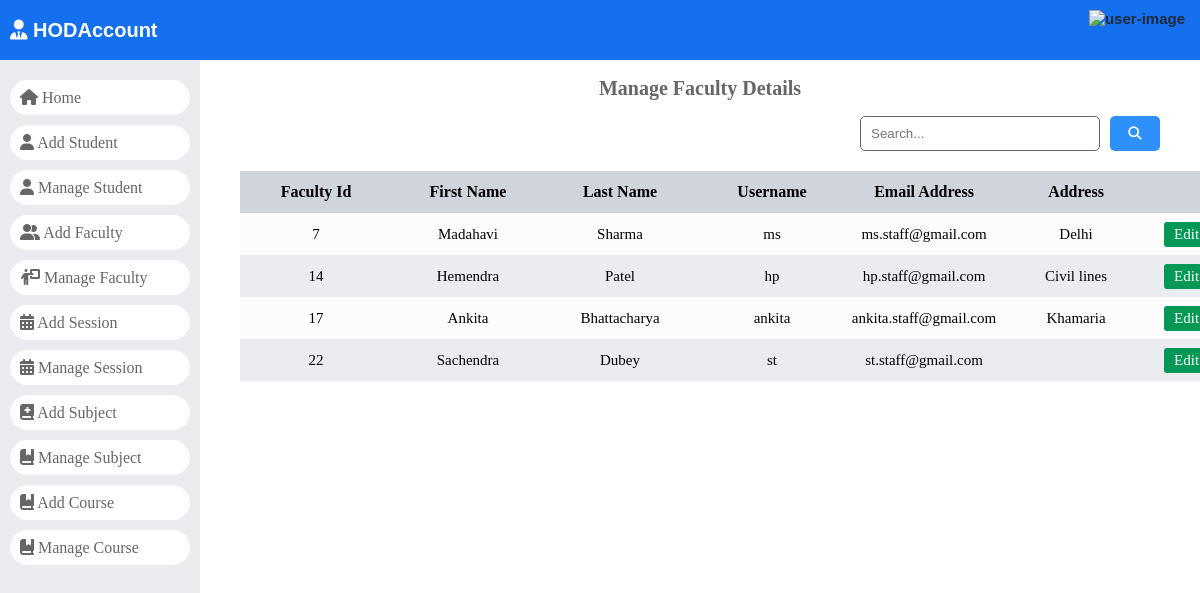
The app's page /manage_staff/ with its own data.
### dashboard/models.py (models this page shows)
class Staffs(models.Model):
	id = models.AutoField(primary_key=True)
	admin = models.OneToOneField(CustomUser, on_delete = models.CASCADE)
	address = models.TextField()
	created_at = models.DateTimeField(auto_now_add=True)
	updated_at = models.DateTimeField(auto_now=True)
	objects = models.Manager()

class CustomUser(AbstractUser):
	HOD = '1'
	STAFF = '2'
	STUDENT = '3'
	EMAIL_TO_USER_TYPE_MAP = {
		'hod': HOD,
		'staff': STAFF,
		'student': STUDENT
	}
	user_type_data = ((HOD, "HOD"), (STAFF, "Staff"), (STUDENT, "Student"))
	user_type = models.CharField(default=1, choices=user_type_data, max_length=10)

### dashboard/HodViews.py (the view)
# urls.py: path('manage_staff/', HodViews.manage_staff, name="manage_staff"),
def manage_staff(request):
    staffs = Staffs.objects.all()
    context = {
        "staffs": staffs
    }
    return render(request, "Hod Page/manage_faculty.html", context)

### dashboard/templates/Hod Page/manage_faculty.html (shortened to what this page needs)
{% load static %}
<!DOCTYPE html>
<html lang="en">
<head>
    <link rel="stylesheet" href="https://cdnjs.cloudflare.com/ajax/libs/font-awesome/6.5.1/css/all.min.css"
 />
    <link rel="stylesheet" href="{% static 'style.css' %}">
</head>
<body>
    <header>
        <div>
            <a href="/">
                <div class="logo">
                    <i class="fa-solid fa-user-tie"></i>
                    HODAccount
                </div>
            </a>
        </div>
        {% include '../headerUser.html' %}
    </header>
    <div id="main">
        {% include './navigation.html' %}
        <div id="student_record">
            <div class="page-title">
                <h2>Manage Faculty Details</h2>
            </div>
            <div id="search-bar">
                <form action="" method="GET" class="search-form" data-search-record="#faculty-data">
                    <input type="search" name="search" id="search" placeholder="Search...">
                    <button type="submit">
                        <i class="fa-solid fa-magnifying-glass"></i>
                    </button>
                </form>
            </div>
            <div id="expese-record" class="record">
                <table>
                    <thead>
                        <tr>
                            <th>Faculty Id</th>
                            <th>First Name</th>
                            <th>Last Name</th>
                            <th>Username</th>
                            <th>Email Address</th>
                            <th>Address</th>
                            <th>Action</th>
                        </tr>
                    </thead>
                    <tbody id="faculty-data">
                        {% for staff in staffs %}
                        <tr>
                            <td>{{ staff.admin.id }}</td>
                            <td>{{ staff.admin.first_name }}</td>
                            <td>{{ staff.admin.last_name }}</td>
                            <td>{{ staff.admin.username }}</td>
                            <td>{{ staff.admin.email }}</td>
                            <td>{{ staff.address }}</td>
                            <td class="action">
                                <a href="{% url 'edit_staff' staff.admin.id %}" class="edit btn">
                                    Edit</a>
                            </td>
                        </tr>
                        {% endfor %}
                    </tbody>
                </table>
            </div>
        </div>
    </div>
</body>
</html>

### static/style.css (style rules this page uses)
:root { --light-black: #1d2939; --sky-blue: #1570ef; --light-blue: #2e90fa; --nav-bg: #eaecf0; --nav-text: #666; --success-color: #039855; --error-color: #f97066; --white: #fff; --table-grid-dark: #eaecf0; --table-grid-light: #fcfcfd; --table-heading: #d0d5dd; --dialog-backdrop: #26262690; --gray-6: #666; --gray-e: #ebebeb; --note-gray: #f2f4f7; --page-heading: #666; --page-highlight-heading: #3f3737; --yellow: #fec84b; }
html, body { margin: 0; padding: 0; }
a { text-decoration: none; }
#main { display: flex; height: calc(100vh - 60px); }
#student_record { max-width: calc(100% - 200px); flex: 1; }
.record { padding: 20px 40px; overflow: auto; box-sizing: border-box; }
.record table { width: 100%; border-spacing: 0; }
.record th, .record td { height: 40px; max-width: 150px; text-align: center; min-width: 150px; }
.record tr:nth-child(2n + 2) { background: var(--table-grid-dark); }
.record tr:nth-child(2n + 1) { background: var(--table-grid-light); }
.record th { font-size: 16px; background: var(--table-heading); }
.record td { font-size: 15px; }
.record td .edit, .record td .delete { height: 25px; line-height: 25px; border: 0; margin: 0 10px; padding: 0 10px; border-radius: 3px; display: inline-block; }
.record td .edit { background: var(--success-color); color: var(--white); }
header { width: 100%; height: 60px; padding: 10px; box-sizing: border-box; display: flex; justify-content: space-between; gap: 20px; background: var(--sky-blue); font-family: arial; }
header .logo { height: 40px; line-height: 40px; font-size: 20px; font-weight: 600; color: var(--white); }
.page-title h2 { text-align: center; font-size: 20px; color: var(--page-heading); }
#search-bar form { display: flex; gap: 10px; width: 90%; max-width: 300px; margin-left: auto; margin-right: 40px; height: 35px; font-size: 17px; }
#search-bar input { flex: 1; border: 1.5px solid #666; padding: 0 10px; box-sizing: border-box; border-radius: 5px; }
#search-bar button { width: 50px; border-radius: 5px; background-color: var(--light-blue); color: var(--white); border: 0; cursor: pointer; }

### records on screen
Staffs: admin.id "7", admin.first_name "Madahavi", admin.last_name "Sharma", admin.username "ms", admin.email "ms.staff@gmail.com", address "Delhi"
Staffs: admin.id "14", admin.first_name "Hemendra", admin.last_name "Patel", admin.username "hp", admin.email "hp.staff@gmail.com", address "Civil lines"
Staffs: admin.id "17", admin.first_name "Ankita", admin.last_name "Bhattacharya", admin.username "ankita", admin.email "ankita.staff@gmail.com", address "Khamaria"
Staffs: admin.id "22", admin.first_name "Sachendra", admin.last_name "Dubey", admin.username "st", admin.email "st.staff@gmail.com"
